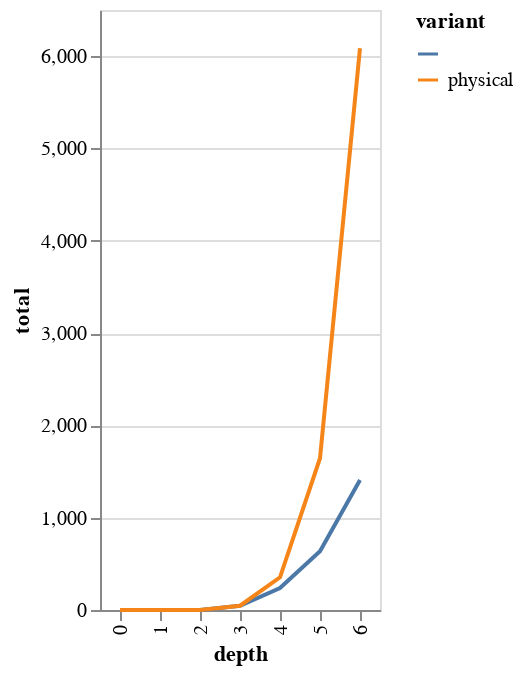

Source (notebook cell):
### Code cell
alt.Chart(df).mark_line(
#).transform_calculate(dset='datum.params + "," + datum.variant'
).transform_filter(
    (alt.datum.params == 'p1') & (alt.datum.prop == 'prop1')
).encode(
    alt.X('depth:O'),
    alt.Y('total:Q'),
    alt.Color('variant:N'),
)

### Figure 1 — Vega-Lite specification as saved in the notebook (floating-point values rounded to 4 significant figures)
{"config": {"view": {"continuousWidth": 400, "continuousHeight": 300}}, "data": {"name": "data-607428ce9d9335af8c4b796e5f572cea"}, "mark": "line", "encoding": {"color": {"type": "nominal", "field": "variant"}, "x": {"type": "ordinal", "field": "depth"}, "y": {"type": "quantitative", "field": "total"}}, "transform": [{"filter": "((datum.params === 'p1') && (datum.prop === 'prop1'))"}], "$schema": "https://vega.github.io/schema/vega-lite/v4.8.1.json", "datasets": {"data-607428ce9d9335af8c4b796e5f572cea": [{"params": "p1", "prop": "prop1", "variant": "", "depth": 0.0, "total": 0.07826, "num_flowpipes": 1.0, "flowstar": 0.01636, "composition": 0.0, "monitoring": 0.0619}, {"params": "p1", "prop": "prop1", "variant": "", "depth": 1.0, "total": 0.2614, "num_flowpipes": 5.0, "flowstar": 0.08205, "composition": 0.0, "monitoring": 0.1794}, {"params": "p1", "prop": "prop1", "variant": "", "depth": 2.0, "total": 1.071, "num_flowpipes": 21.0, "flowstar": 0.4826, "composition": 0.0, "monitoring": 0.5883}, {"params": "p1", "prop": "prop1", "variant": "", "depth": 3.0, "total": 44.9, "num_flowpipes": 85.0, "flowstar": 37.57, "composition": 2.957, "monitoring": 4.375}, {"params": "p1", "prop": "prop1", "variant": "", "depth": 4.0, "total": 237.8, "num_flowpipes": 269.0, "flowstar": 200.1, "composition": 14.18, "monitoring": 23.56}, {"params": "p1", "prop": "prop1", "variant": "", "depth": 5.0, "total": 636.5, "num_flowpipes": 649.0, "flowstar": 532.1, "composition": 34.09, "monitoring": 70.34}, {"params": "p1", "prop": "prop1", "variant": "", "depth": 6.0, "total": 1408.0, "num_flowpipes": 1541.0, "flowstar": 1146.0, "composition": 66.49, "monitoring": 195.4}, {"params": "p1", "prop": "prop1", "variant": "physical", "depth": 0.0, "total": 0.06236, "num_flowpipes": 1.0, "flowstar": 0.01666, "composition": 0.0, "monitoring": 0.04571}, {"params": "p1", "prop": "prop1", "variant": "physical", "depth": 1.0, "total": 0.2082, "num_flowpipes": 5.0, "flowstar": 0.06389, "composition": 0.0, "monitoring": 0.1443}, {"params": "p1", "prop": "prop1", "variant": "physical", "depth": 2.0, "total": 0.8512, "num_flowpipes": 21.0, "flowstar": 0.3629, "composition": 0.0, "monitoring": 0.4883}, {"params": "p1", "prop": "prop1", "variant": "physical", "depth": 3.0, "total": 46.16, "num_flowpipes": 85.0, "flowstar": 38.78, "composition": 3.004, "monitoring": 4.378}, {"params": "p1", "prop": "prop1", "variant": "physical", "depth": 4.0, "total": 354.6, "num_flowpipes": 341.0, "flowstar": 308.9, "composition": 16.43, "monitoring": 29.23}, {"params": "p1", "prop": "prop1", "variant": "physical", "depth": 5.0, "total": 1644.0, "num_flowpipes": 1365.0, "flowstar": 1474.0, "composition": 46.58, "monitoring": 123.1}, {"params": "p1", "prop": "prop1", "variant": "physical", "depth": 6.0, "total": 6085.0, "num_flowpipes": 5461.0, "flowstar": 5534.0, "composition": 102.0, "monitoring": 449.5}, {"params": "p1", "prop": "prop2", "variant": "", "depth": 0.0, "total": 0.0486, "num_flowpipes": 1.0, "flowstar": 0.0141, "composition": 0.0, "monitoring": 0.0345}, {"params": "p1", "prop": "prop2", "variant": "", "depth": 1.0, "total": 0.1524, "num_flowpipes": 5.0, "flowstar": 0.07693, "composition": 0.0, "monitoring": 0.07551}, {"params": "p1", "prop": "prop2", "variant": "", "depth": 2.0, "total": 0.5646, "num_flowpipes": 21.0, "flowstar": 0.359, "composition": 0.0, "monitoring": 0.2056}, {"params": "p1", "prop": "prop2", "variant": "", "depth": 3.0, "total": 44.35, "num_flowpipes": 85.0, "flowstar": 36.19, "composition": 5.546, "monitoring": 2.618}, {"params": "p1", "prop": "prop2", "variant": "", "depth": 4.0, "total": 247.5, "num_flowpipes": 269.0, "flowstar": 209.6, "composition": 24.34, "monitoring": 13.6}, {"params": "p1", "prop": "prop2", "variant": "", "depth": 5.0, "total": 650.6, "num_flowpipes": 649.0, "flowstar": 560.0, "composition": 49.31, "monitoring": 41.3}, {"params": "p1", "prop": "prop2", "variant": "", "depth": 6.0, "total": 1420.0, "num_flowpipes": 1541.0, "flowstar": 1214.0, "composition": 89.05, "monitoring": 117.4}, {"params": "p1", "prop": "prop2", "variant": "physical", "depth": 0.0, "total": 0.03732, "num_flowpipes": 1.0, "flowstar": 0.01162, "composition": 0.0, "monitoring": 0.0257}, {"params": "p1", "prop": "prop2", "variant": "physical", "depth": 1.0, "total": 0.1302, "num_flowpipes": 5.0, "flowstar": 0.06227, "composition": 0.0, "monitoring": 0.06796}, {"params": "p1", "prop": "prop2", "variant": "physical", "depth": 2.0, "total": 0.5664, "num_flowpipes": 21.0, "flowstar": 0.3655, "composition": 0.0, "monitoring": 0.2009}, {"params": "p1", "prop": "prop2", "variant": "physical", "depth": 3.0, "total": 44.12, "num_flowpipes": 85.0, "flowstar": 36.0, "composition": 5.507, "monitoring": 2.606}, {"params": "p1", "prop": "prop2", "variant": "physical", "depth": 4.0, "total": 345.1, "num_flowpipes": 341.0, "flowstar": 300.2, "composition": 28.7, "monitoring": 16.19}, {"params": "p1", "prop": "prop2", "variant": "physical", "depth": 5.0, "total": 1594.0, "num_flowpipes": 1365.0, "flowstar": 1462.0, "composition": 67.66, "monitoring": 64.51}, {"params": "p1", "prop": "prop2", "variant": "physical", "depth": 6.0, "total": 5929.0, "num_flowpipes": 5461.0, "flowstar": 5564.0, "composition": 135.1, "monitoring": 229.9}, {"params": "p2", "prop": "prop1", "variant": "", "depth": 0.0, "total": 0.06649, "num_flowpipes": 1.0, "flowstar": 0.02403, "composition": 0.0, "monitoring": 0.04246}, {"params": "p2", "prop": "prop1", "variant": "", "depth": 1.0, "total": 0.2472, "num_flowpipes": 5.0, "flowstar": 0.1154, "composition": 0.0, "monitoring": 0.1318}, {"params": "p2", "prop": "prop1", "variant": "", "depth": 2.0, "total": 20.97, "num_flowpipes": 21.0, "flowstar": 20.2, "composition": 0.0, "monitoring": 0.775}, {"params": "p2", "prop": "prop1", "variant": "", "depth": 3.0, "total": 202.0, "num_flowpipes": 77.0, "flowstar": 169.6, "composition": 19.89, "monitoring": 12.44}, {"params": "p2", "prop": "prop1", "variant": "", "depth": 4.0, "total": 694.6, "num_flowpipes": 201.0, "flowstar": 590.2, "composition": 52.96, "monitoring": 51.45}, {"params": "p2", "prop": "prop1", "variant": "", "depth": 5.0, "total": 1729.0, "num_flowpipes": 413.0, "flowstar": 1408.0, "composition": 152.6, "monitoring": 167.6}, {"params": "p2", "prop": "prop1", "variant": "", "depth": 6.0, "total": 3549.0, "num_flowpipes": 793.0, "flowstar": 2826.0, "composition": 270.7, "monitoring": 453.2}, {"params": "p2", "prop": "prop2", "variant": "", "depth": 0.0, "total": 0.07834, "num_flowpipes": 1.0, "flowstar": 0.02625, "composition": 0.0, "monitoring": 0.05209}, {"params": "p2", "prop": "prop2", "variant": "", "depth": 1.0, "total": 0.1592, "num_flowpipes": 5.0, "flowstar": 0.1016, "composition": 0.0, "monitoring": 0.05754}, {"params": "p2", "prop": "prop2", "variant": "", "depth": 2.0, "total": 38.27, "num_flowpipes": 21.0, "flowstar": 21.66, "composition": 14.99, "monitoring": 1.626}, {"params": "p2", "prop": "prop2", "variant": "", "depth": 3.0, "total": 238.3, "num_flowpipes": 77.0, "flowstar": 186.1, "composition": 41.7, "monitoring": 10.52}, {"params": "p2", "prop": "prop2", "variant": "", "depth": 4.0, "total": 798.2, "num_flowpipes": 201.0, "flowstar": 651.0, "composition": 104.5, "monitoring": 42.69}, {"params": "p2", "prop": "prop2", "variant": "", "depth": 5.0, "total": 1868.0, "num_flowpipes": 413.0, "flowstar": 1522.0, "composition": 208.5, "monitoring": 138.0}, {"params": "p2", "prop": "prop2", "variant": "", "depth": 6.0, "total": 3821.0, "num_flowpipes": 793.0, "flowstar": 3055.0, "composition": 335.7, "monitoring": 430.7}, {"params": "p3", "prop": "prop1", "variant": "", "depth": 0.0, "total": 0.08964, "num_flowpipes": 1.0, "flowstar": 0.0476, "composition": 0.0, "monitoring": 0.04205}, {"params": "p3", "prop": "prop1", "variant": "", "depth": 1.0, "total": 3.52, "num_flowpipes": 5.0, "flowstar": 3.378, "composition": 0.0, "monitoring": 0.1415}, {"params": "p3", "prop": "prop1", "variant": "", "depth": 2.0, "total": 275.5, "num_flowpipes": 21.0, "flowstar": 212.6, "composition": 52.12, "monitoring": 10.76}, {"params": "p3", "prop": "prop1", "variant": "", "depth": 3.0, "total": 1338.0, "num_flowpipes": 65.0, "flowstar": 1075.0, "composition": 190.9, "monitoring": 72.66}, {"params": "p3", "prop": "prop1", "variant": "", "depth": 4.0, "total": 3994.0, "num_flowpipes": 157.0, "flowstar": 3119.0, "composition": 586.5, "monitoring": 287.9}, {"params": "p3", "prop": "prop1", "variant": "", "depth": 5.0, "total": 9220.0, "num_flowpipes": 333.0, "flowstar": 7056.0, "composition": 1286.0, "monitoring": 878.2}, {"params": "p3", "prop": "prop2", "variant": "", "depth": 0.0, "total": 0.07542, "num_flowpipes": 1.0, "flowstar": 0.04689, "composition": 0.0, "monitoring": 0.02852}, {"params": "p3", "prop": "prop2", "variant": "", "depth": 1.0, "total": 2.936, "num_flowpipes": 5.0, "flowstar": 2.867, "composition": 0.0, "monitoring": 0.06922}, {"params": "p3", "prop": "prop2", "variant": "", "depth": 2.0, "total": 344.3, "num_flowpipes": 21.0, "flowstar": 207.6, "composition": 127.0, "monitoring": 9.66}, {"params": "p3", "prop": "prop2", "variant": "", "depth": 3.0, "total": 1445.0, "num_flowpipes": 65.0, "flowstar": 1092.0, "composition": 305.9, "monitoring": 47.48}, {"params": "p3", "prop": "prop2", "variant": "", "depth": 4.0, "total": 4024.0, "num_flowpipes": 157.0, "flowstar": 3203.0, "composition": 648.6, "monitoring": 172.4}]}}
